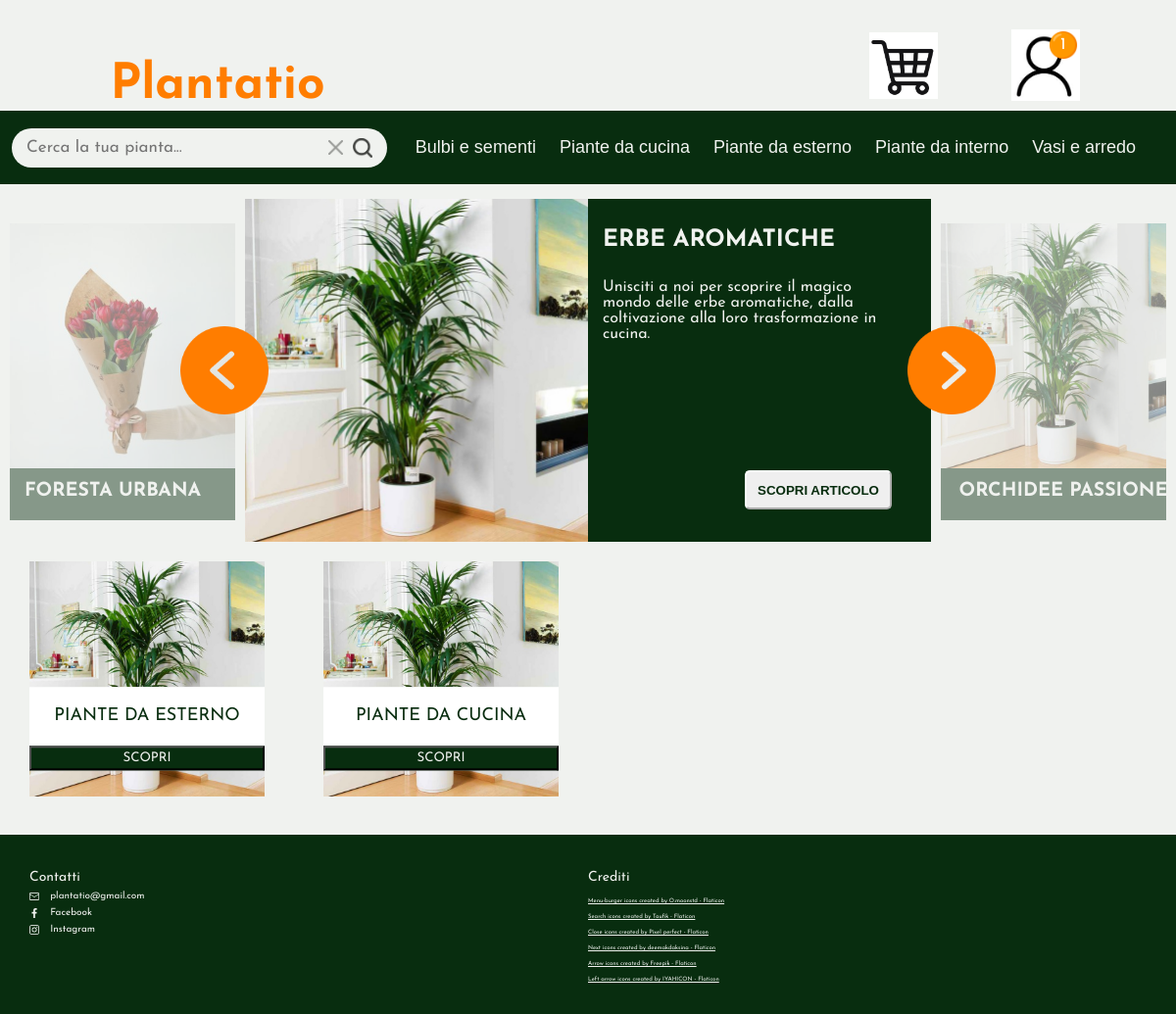
The page / on the database its author committed.
### tables this page shows
CREATE TABLE Gruppi (
    nomeGruppo VARCHAR(50) PRIMARY KEY,
    descrizioneGruppo TEXT
);

CREATE TABLE Categorie (
    nome_categoria VARCHAR(100) PRIMARY KEY,
    descrizione TEXT
);

### index.php (called while the page is built)
<?php
require_once 'bootstrap.php';
$templateParams["titolo"] = "Plantatio";
$templateParams["js"] = array("js/index.js", "js/nav.js");
$templateParams["randomArticles"] = $dbh->getArticles(3);
$templateParams["mainContent"] = "main-index.php";
$templateParams["randomCategories"] = $dbh->getRandomCategories(2);
require 'template/base.php';
?>

### database/database.php (called while the page is built, shortened)
<?php
class DatabaseHelper
{
    private $db;
    public function __construct($servername, $username, $password, $dbname, $port)
    {
        $this->db = new mysqli($servername, $username, $password, $dbname, $port);
    }
    public function getSubCategoriesFromCategory($nomeCategoria)
    {
        $stmt = $this->db->prepare("SELECT nome_sottocategoria FROM SottoCategorie WHERE id_categoria = ?");
        $stmt->bind_param('s', $nomeCategoria);
        $stmt->execute();
        $result = $stmt->get_result();
        return $result->fetch_all(MYSQLI_ASSOC);
    }
    public function getCategories()
    {
        $stmt = $this->db->prepare("SELECT nome_categoria FROM Categorie");
        $stmt->execute();
        $result = $stmt->get_result();
        $categories = $result->fetch_all(MYSQLI_ASSOC);
        foreach ($categories as &$category) {
            $category["sottocategorie"] = array();
            $category["sottocategorie"] = $this->getSubCategoriesFromCategory($category["nome_categoria"]);
        }
        return $categories;
    }
    public function getRandomCategories($n){
        $stmt = $this->db->prepare("SELECT * FROM Categorie ORDER BY RAND() LIMIT ? ");
        $stmt->bind_param('i', $n);
        $stmt->execute();
        $result = $stmt->get_result();
        return $result->fetch_all(MYSQLI_ASSOC);
    }
    public function getArticles($n)
    {
        $stmt = $this->db->prepare("SELECT * FROM Gruppi ORDER BY RAND() LIMIT ?");
        $stmt->bind_param('i', $n);
        $stmt->execute();
        $result = $stmt->get_result();
        return $result->fetch_all(MYSQLI_ASSOC);
    }
}

### bootstrap.php (called while the page is built, shortened)
<?php
require_once("utils/functions.php");
require_once("database/database.php");
$dbh = new DatabaseHelper("localhost", "root", "", "Plantatio", 3306);
$templateParams["categorie"] = $dbh->getCategories();
?>

### utils/functions.php (called while the page is built)
<?php
    function replaceSpacesWithHyphens($string) {
        $temp = $string;
        $newString = str_replace(' ', '-', $temp);
        return $newString;
    }
?>

### template/main-index.php (the view, shortened to what this page needs)
<main>
    <section class="main-articles">
        <img src="./upload/left-arrow-icon.png" class="left-arrow-icon arrow-icon" onclick="focusLeftArticle()"  alt="Arrow pointing left"/>
        <img src="./upload/right-arrow-icon.png" class="right-arrow-icon arrow-icon" onclick="focusRightArticle()" alt="Arrow pointing right"/>
        <ul>
            <li class="hidden left">
                <article>
                    <img src="upload/pianta1.jpg" alt="Immagine dell'articolo"/>
                    <section class ="article-body">
                        <h2><?php echo $templateParams["randomArticles"][0]["nomeGruppo"]?></h2>
                        <section class="button-sec">
                        </section class="button-sec">
                    </section>
                </article>
            </li><li class="focused-article">
                <article>
                    <img src="upload/pianta.jpg" alt="Immagine dell'articolo"/>
                    <section class ="article-body">
                        <h2><?php echo $templateParams["randomArticles"][1]["nomeGruppo"]?></h2>
                        <p><?php echo $templateParams["randomArticles"][1]["descrizioneGruppo"]?></p><section class="button-sec">
                        <input type="button" value="SCOPRI ARTICOLO"></input>
                        </section class="button-sec">
                    </section>
                </article>
            </li><li class="hidden right">
                <article>
                    <img src="upload/pianta.jpg" alt="Immagine dell'articolo"/>
                    <section class ="article-body">
                        <h2><?php echo $templateParams["randomArticles"][2]["nomeGruppo"]?></h2>
                        <section class="button-sec">
                        </section class="button-sec">
                    </section>
                </article>
            </li>
        </ul>
    </section>
    <section class="main-categories-blocks">
        <form action="search.php" method="GET">
            <ul>
                <?php foreach($templateParams["randomCategories"] as $category): ?>
                <li>
                    <img src="upload/pianta.jpg" alt="group image"/>
                    <section>
                        <input name="categoriaSelezionata" type="text" value="<?php echo $category["nome_categoria"]?>" readonly/>
                        <input type="submit" value="Scopri"/>
                    </section>
                </li>
                <?php endforeach; ?>
            </ul>
    </section>
<main>

### template/base.php (shortened to what this page needs)
<!DOCTYPE html>
<html lang="it">
<head>
    <link rel="stylesheet" href="https://cdnjs.cloudflare.com/ajax/libs/font-awesome/4.7.0/css/font-awesome.min.css">
        <link rel="stylesheet" type="text/css" href="./css/style.css" />
</head>
<body>
    <header>
        <h1>Plantatio
        </h1><ul>
            <li class="user_icon">
                <a href="#"><img class="user_icon" src=".\img\Icona-Utente.png" alt="user-icon" /><img
                        src="img/cerchio.png" alt="notifiche" />
                    <p>1</p>
                </a>
            </li>
            <li>
                <a href="#"><img src=".\img\Icona-Carrello.jpg" alt="cart-icon" /></a>
            </li>
        </ul>
    </header>
    <nav class="main-nav closed-nav">
        <form action="search.php" method="GET">
            <section class="search-text">
                <input type="text" id="fastSearch" name="fastSearch" placeholder="Cerca la tua pianta..." oninput="showSuggestions()" value="<?php if(isset($templateParams["searchedWord"])){echo($templateParams["searchedWord"]);}?>"/>
            </section>
            <img class="searchbar-icon cancel-button" src="upload/cancel-icon.png" alt="Reset search button"
                onclick="resetText('fastsearch')" />
            <input class="searchbar-icon search-button" type="image" src="upload/search-icon.png" alt="Submit search">
        </form>
        <ul class="categories">
            <?php foreach ($templateParams["categorie"] as $categoria): ?>
                <li>
                    <button class="category-button" onclick='openSubcategories("<?php echo replaceSpacesWithHyphens($categoria["nome_categoria"]); ?>")' type="button"><?php echo $categoria["nome_categoria"]; ?>
                    </button>
                </li>
            <?php endforeach; ?>
        </ul>
    </nav>
    <?php
    if (isset($templateParams["mainContent"])) {
        require($templateParams["mainContent"]);
    }
    ?>
    <footer>
        <section class="contacts">
            <p>Contatti</p>
            <ul>
                <li>
                    <img src="./upload/email.png" alt="email icon">
                    <span>plantatio@gmail.com</span>
                </li>
                <li>
                    <img src="./upload/facebook.png" alt="facebook icon">
                    <span>Facebook</span>
                </li>
                <li>
                    <img src="./upload/instagram.png" alt="instagram icon">
                    <span>Instagram</span>
                </li>
            </ul>
        </section>
        <section class="credits">
            <p>Crediti</p>
            <ul>
                <li>
                    <a href="https://www.flaticon.com/free-icons/menu-burger" title="menu-burger icons">Menu-burger icons created by
                        O.moonstd - Flaticon</a>
                </li>
                <li>
                    <a href="https://www.flaticon.com/free-icons/search" title="search icons">Search icons created by Taufik -
                        Flaticon</a>
                </li>
                <li>
                    <a href="https://www.flaticon.com/free-icons/close" title="close icons">Close icons created by Pixel perfect -
                        Flaticon</a>
                </li>
                <li>
                    <a href="https://www.flaticon.com/free-icons/next" title="next icons">Next icons created by deemakdaksina -
                        Flaticon</a>
                </li>
                <li>
                    <a href="https://www.flaticon.com/free-icons/arrow" title="arrow icons">Arrow icons created by Freepik - Flaticon</a>
                </li>
                <li>
                    <a href="https://www.flaticon.com/free-icons/left-arrow" title="left arrow icons">Left arrow icons created by IYAHICON - Flaticon</a>
                </li>
            </ul>
        </section>
    </footer>
</body>
</html>

### rows shown on the page
gruppi: nomeGruppo "FORESTA URBANA"
gruppi: nomeGruppo "ERBE AROMATICHE", descrizioneGruppo "Unisciti a noi per scoprire il magico mondo delle erbe aromatiche, dalla coltivazione alla loro trasformazione in cucina."
gruppi: nomeGruppo "ORCHIDEE PASSIONE"
categorie: categoriaSelezionata "Piante da esterno"
categorie: categoriaSelezionata "Piante da cucina"

### other values the page prints
$categoria["nome_categoria"] "Bulbi e sementi"
$categoria["nome_categoria"] "Piante da cucina"
$categoria["nome_categoria"] "Piante da esterno"
$categoria["nome_categoria"] "Piante da interno"
$categoria["nome_categoria"] "Vasi e arredo"
